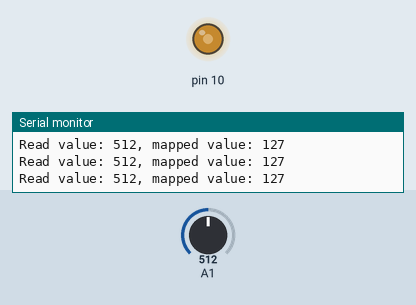
Recording of a sketch running on a simulated Arduino Uno, built with avr-gcc and run on an emulated ATmega328P. Parts: output pins drawn as LEDs (lit = HIGH), the last lines printed to the serial monitor. The inputs (shaded band) are chosen by the test bench; at power-on: A1 = 512.

Above: at 1.2 s.
1.3 s: A1 set to 716
At 2.5 s:
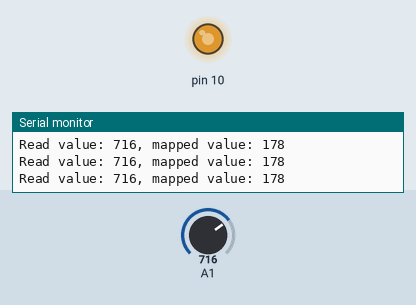
2.8 s: A1 set to 985
At 3.4 s:
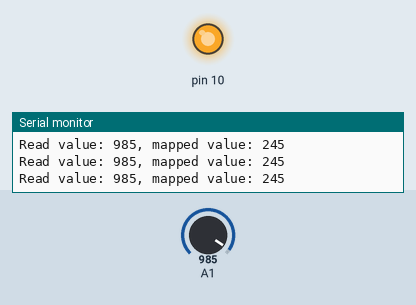
4.3 s: A1 set to 1013
At 4.6 s:
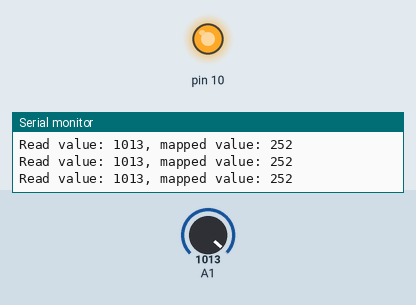
5.8 s: A1 set to 122
At 6.6 s:
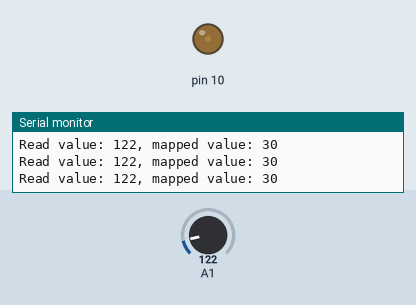
7.3 s: A1 set to 108
At 7.8 s:
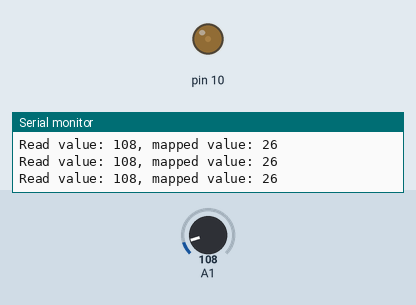
10.3 s: A1 set to 89
At 11.6 s:
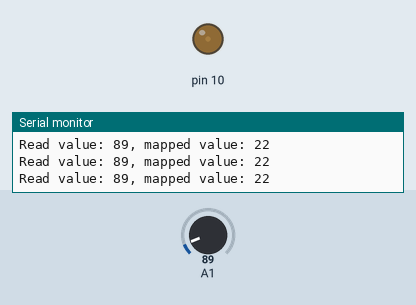
Timing chart, 0 to 13.3 s (numbered marks = the images above; inputs shaded):
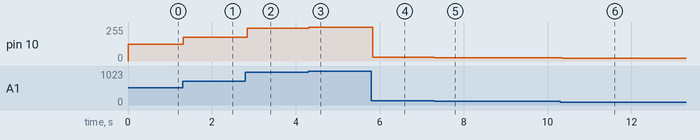

Measured:
- after the input at 1.3 s, pin 10: 127/255 → 178/255 at once
- after the input at 2.8 s, pin 10: 178/255 → 245/255 at once
- after the input at 4.3 s, pin 10: 245/255 → 252/255 at once
- after the input at 5.8 s, pin 10: 252/255 → 30/255 at once
- after the input at 7.3 s, pin 10: 30/255 → 26/255 at once
- after the input at 10.3 s, pin 10: 26/255 → 22/255 at once

The sketch:

analog_input_pwm.ino
```cpp
#include <Arduino.h>

void printValues(int rV, int mV) {
  Serial.print("Read value: ");
  Serial.print(rV);
  Serial.print(", mapped value: ");
  Serial.println(mV);
}

void setup() {
  pinMode(10, OUTPUT);
  Serial.begin(9600);
}

void loop() {
  int rV = analogRead(A1);
  int mV = map(rV, 0, 1023, 0, 255);
  printValues(rV, mV);
  analogWrite(10, mV);
  delay(50);
}
```
